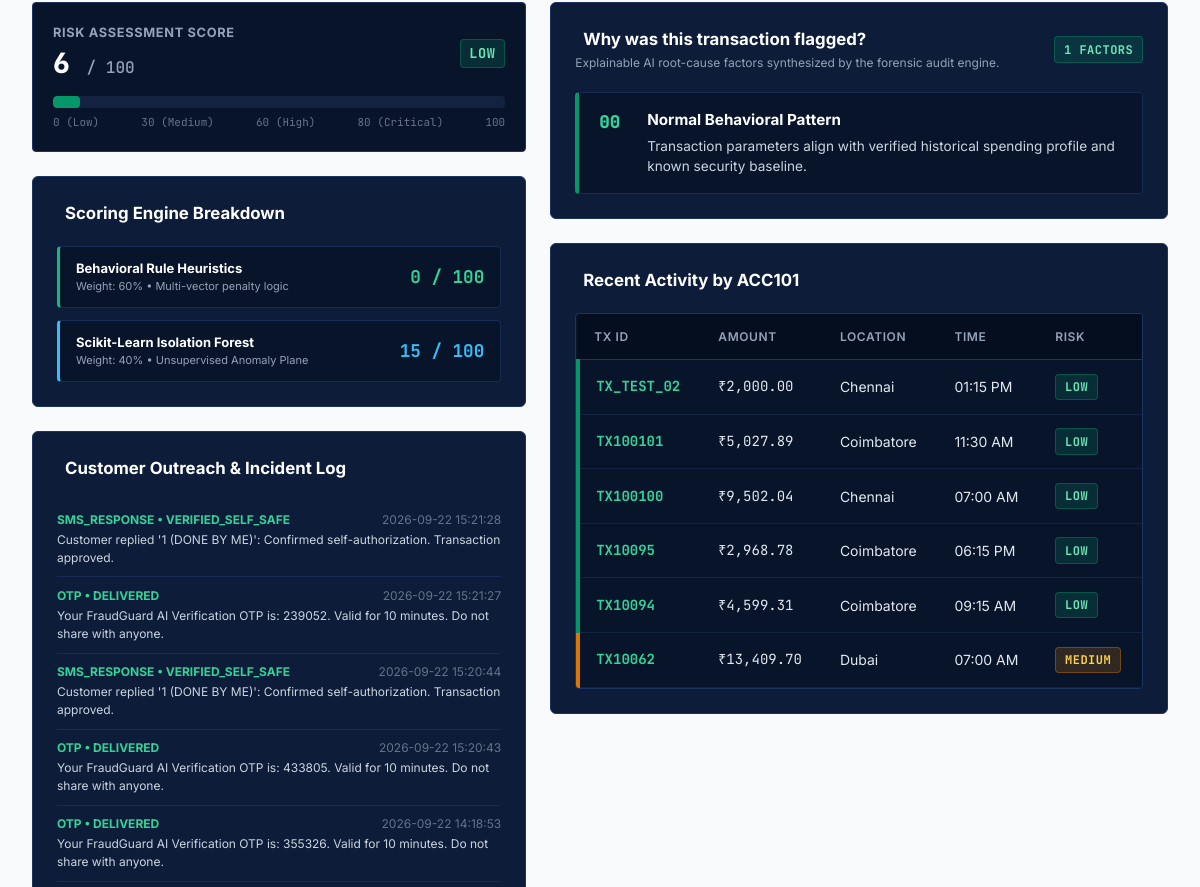
Page /transactions/TX_TEST_02 (signed in, middle part) on the earlier database version.
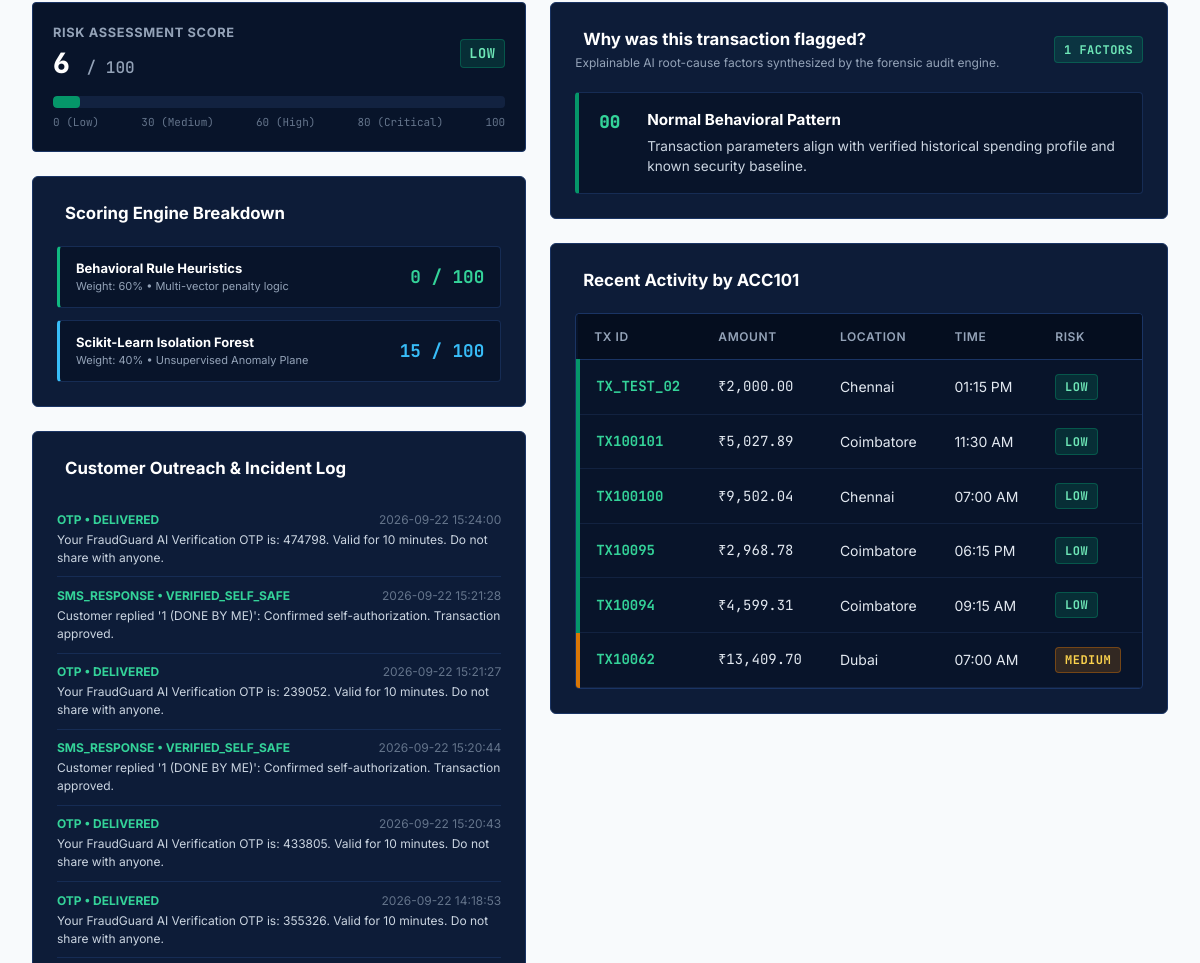
Same page on the later database version.
### tables this page shows
CREATE TABLE transactions (
            id INTEGER PRIMARY KEY AUTOINCREMENT,
            transaction_id TEXT UNIQUE NOT NULL,
            account_id TEXT NOT NULL,
            recipient_account_id TEXT,
            amount REAL NOT NULL,
            avg_amount REAL NOT NULL,
            location TEXT NOT NULL,
            time_str TEXT NOT NULL,
            device TEXT NOT NULL,
            new_device INTEGER DEFAULT 0,
            transactions_10min INTEGER DEFAULT 1,
            rule_score INTEGER DEFAULT 0,
            ml_score INTEGER DEFAULT 0,
            risk_score INTEGER DEFAULT 0,
            risk_level TEXT DEFAULT 'LOW',
            status TEXT DEFAULT 'NORMAL',
            flagged_reasons TEXT DEFAULT '[]',
            created_at TIMESTAMP DEFAULT CURRENT_TIMESTAMP
        );

CREATE TABLE customer_communications (
            id INTEGER PRIMARY KEY AUTOINCREMENT,
            account_id TEXT NOT NULL,
            transaction_id TEXT,
            type TEXT NOT NULL, -- CALL, SMS, WHATSAPP
            recipient_contact TEXT NOT NULL,
            message_content TEXT NOT NULL,
            status TEXT DEFAULT 'DELIVERED', -- SENT, DELIVERED, ANSWERED, CONFIRMED_FRAUD, CONFIRMED_SAFE
            response TEXT,
            created_at TIMESTAMP DEFAULT CURRENT_TIMESTAMP
        );

### app.py (the view)
@app.route('/transactions/<tx_id>')
@login_required
def transaction_details_view(tx_id):
    tx = get_transaction_by_id(tx_id)
    if not tx:
        flash(f'Transaction {tx_id} not found.', 'warning')
        return redirect(url_for('transactions_view'))
    account = get_account_profile(tx['account_id'])
    try:
        flagged_reasons = json.loads(tx['flagged_reasons']) if tx['flagged_reasons'] else []
    except Exception:
        flagged_reasons = []
    account_history = get_transactions_for_account(tx['account_id'])[:6]
    communications = get_communications_for_account(tx['account_id'])
    return render_template(
        'transaction_details.html',
        tx=tx,
        account=dict(account) if account else None,
        reasons=flagged_reasons,
        account_history=account_history,
        communications=communications
    )

### app.py (called while the page is built)
def login_required(f):
    @wraps(f)
    def decorated_function(*args, **kwargs):
        if 'user_id' not in session:
            if request.is_json or request.path.startswith('/api/'):
                return jsonify({'success': False, 'message': 'Authentication required. Please log in.'}), 401
            return redirect(url_for('login_view', next=request.url))
        return f(*args, **kwargs)
    return decorated_function

### database.py (called while the page is built)
def get_db_connection():
    os.makedirs(os.path.dirname(DB_PATH), exist_ok=True)
    conn = sqlite3.connect(DB_PATH, timeout=30.0)
    conn.row_factory = sqlite3.Row
    return conn

def get_account_profile(account_id):
    conn = get_db_connection()
    account = conn.execute('SELECT * FROM accounts WHERE account_id = ?', (account_id,)).fetchone()
    conn.close()
    return account

def get_communications_for_account(account_id):
    conn = get_db_connection()
    rows = conn.execute('SELECT * FROM customer_communications WHERE account_id = ? ORDER BY id DESC', (account_id,)).fetchall()
    conn.close()
    return [dict(r) for r in rows]

def get_transaction_by_id(tx_id):
    conn = get_db_connection()
    tx = conn.execute('SELECT * FROM transactions WHERE transaction_id = ? OR id = ?', (tx_id, tx_id)).fetchone()
    conn.close()
    return dict(tx) if tx else None

def get_transactions_for_account(account_id):
    conn = get_db_connection()
    rows = conn.execute('SELECT * FROM transactions WHERE account_id = ? OR recipient_account_id = ? ORDER BY id DESC', (account_id, account_id)).fetchall()
    conn.close()
    return [dict(r) for r in rows]

### templates/transaction_details.html (shortened to what this page needs)
{% extends "base.html" %}
{% block content %}
<div class="app-main-content">
    <div class="investigation-grid">
        <div>
            <div class="horizontal-risk-bar-container">
                <div class="risk-bar-meta">
                    <div>
                        <div style="font-size: 0.8rem; font-weight: 700; text-transform: uppercase; color: #94A3B8; letter-spacing: 0.05em;">
                            Risk Assessment Score
                        </div>
                        <div class="risk-score-display">
                            {{ tx.risk_score }} <span style="font-size: 1rem; color: #94A3B8; font-weight: 500;">/ 100</span>
                        </div>
                    </div>
                    <span class="risk-tag {{ tx.risk_level.lower() }}" style="font-size: 0.85rem;">
                        {{ tx.risk_level }}
                    </span>
                </div>
                <div class="risk-bar-track">
                    <div class="risk-bar-fill {{ tx.risk_level.lower() }}" style="width: {{ tx.risk_score }}%;"></div>
                </div>
                <div style="display: flex; justify-content: space-between; font-size: 11px; font-family: 'JetBrains Mono', monospace; color: #64748B; margin-top: 6px;">
                    <span>0 (Low)</span>
                    <span>30 (Medium)</span>
                    <span>60 (High)</span>
                    <span>80 (Critical)</span>
                    <span>100</span>
                </div>
            </div>
            <div class="panel-card" style="margin-bottom: 1.5rem;">
                <div class="panel-header">
                    <h3 class="panel-title">
                         Scoring Engine Breakdown
                    </h3>
                </div>
                <div style="display: flex; flex-direction: column; gap: 0.75rem;">
                    <div style="background: #08142A; border: 1px solid #162C54; border-left: 3px solid #10B981; border-radius: 4px; padding: 0.75rem 1rem; display: flex; justify-content: space-between; align-items: center;">
                        <div>
                            <div style="font-size: 13px; font-weight: 700; color: #FFFFFF;">Behavioral Rule Heuristics</div>
                            <div style="font-size: 11px; color: #94A3B8;">Weight: 60% &bull; Multi-vector penalty logic</div>
                        </div>
                        <span class="mono" style="font-size: 1.1rem; font-weight: 700; color: #34D399;">
                            {{ tx.rule_score }} / 100
                        </span>
                    </div>
                    <div style="background: #08142A; border: 1px solid #162C54; border-left: 3px solid #38BDF8; border-radius: 4px; padding: 0.75rem 1rem; display: flex; justify-content: space-between; align-items: center;">
                        <div>
                            <div style="font-size: 13px; font-weight: 700; color: #FFFFFF;">Scikit-Learn Isolation Forest</div>
                            <div style="font-size: 11px; color: #94A3B8;">Weight: 40% &bull; Unsupervised Anomaly Plane</div>
                        </div>
                        <span class="mono" style="font-size: 1.1rem; font-weight: 700; color: #38BDF8;">
                            {{ tx.ml_score }} / 100
                        </span>
                    </div>
                </div>
            </div>
            <div class="panel-card">
                <div class="panel-header">
                    <h3 class="panel-title">
                         Customer Outreach &amp; Incident Log
                    </h3>
                </div>
                <div style="font-size: 12px;">
                    {% for comm in communications %}
                    <div style="padding: 0.6rem 0; border-bottom: 1px solid #162C54;">
                        <div style="display: flex; justify-content: space-between; margin-bottom: 2px;">
                            <strong style="color: #34D399;">{{ comm.type }} &bull; {{ comm.status }}</strong>
                            <span style="color: #64748B;">{{ comm.created_at }}</span>
                        </div>
                        <div style="color: #CBD5E1;">{{ comm.message_content }}</div>
                    </div>
                    {% else %}
                    <div style="color: #94A3B8; padding: 0.5rem 0;">No prior customer outreach recorded for this account.</div>
                    {% endfor %}
                </div>
            </div>
        </div>
        <div>
            <div class="panel-card" style="margin-bottom: 1.5rem;">
                <div class="panel-header">
                    <div>
                        <h3 class="panel-title">
                             Why was this transaction flagged?
                        </h3>
                        <p style="font-size: 12px; color: #94A3B8; margin-top: 2px;">
                            Explainable AI root-cause factors synthesized by the forensic audit engine.
                        </p>
                    </div>
                    <span class="risk-tag {% if tx.risk_score >= 61 %}high{% else %}low{% endif %}">
                        {{ reasons|length }} FACTORS
                    </span>
                </div>
                <div class="explainable-reason-list">
                    {% for reason in reasons %}
                    <div class="reason-rect-row {{ reason.severity.lower() if reason.severity else 'high' }}">
                        <span class="reason-index-code">{{ reason.code }}</span>
                        <div>
                            <div class="reason-title">{{ reason.title }}</div>
                            <div class="reason-desc">{{ reason.description }}</div>
                        </div>
                    </div>
                    {% endfor %}
                </div>
            </div>
            <div class="panel-card">
                <div class="panel-header">
                    <h3 class="panel-title">
                         Recent Activity by {{ tx.account_id }}
                    </h3>
                </div>
                <div class="table-responsive-container">
                    <table class="fraud-table">
                        <thead>
                            <tr>
                                <th>Tx ID</th>
                                <th>Amount</th>
                                <th>Location</th>
                                <th>Time</th>
                                <th>Risk</th>
                            </tr>
                        </thead>
                        <tbody>
                            {% for hist in account_history %}
                            <tr class="risk-{{ hist.risk_level.lower() }}">
                                <td class="mono" style="font-weight: 700; color: #34D399;">{{ hist.transaction_id }}</td>
                                <td class="mono">₹{{ "{:,.2f}".format(hist.amount) }}</td>
                                <td>{{ hist.location }}</td>
                                <td>{{ hist.time_str }}</td>
                                <td><span class="risk-tag {{ hist.risk_level.lower() }}">{{ hist.risk_level }}</span></td>
                            </tr>
                            {% endfor %}
                        </tbody>
                    </table>
                </div>
            </div>
        </div>
    </div>
</div>
{% endblock %}

### templates/base.html (shortened to what this page needs)
<!DOCTYPE html>
<html lang="en">
<head>
    <link rel="stylesheet" href="https://cdn.jsdelivr.net/npm/lucide-static@0.321.0/font/lucide.min.css">
    <link rel="stylesheet" href="{{ url_for('static', filename='css/style.css') }}">
</head>
<body class="{% if session.get('user_id') %}dark-mode{% endif %}">
    <main>
        {% block content %}{% endblock %}
    </main>
</body>
</html>

### static/css/style.css (style rules this page uses)
:root { --navy-dark: #071224; --navy-surface: #0E1E38; --navy-card: #13274A; --navy-border: #1E3A68; --blue-primary: #1D4ED8; --blue-hover: #1E40AF; --blue-light: #EFF6FF; --blue-subtle: #DBEAFE; --blue-accent: #38BDF8; --emerald-primary: #059669; --emerald-accent: #10B981; --emerald-light: #ECFDF5; --emerald-dark: #064E3B; --emerald-border: #6EE7B7; --teal-accent: #0D9488; --teal-light: #CCFBF1; --teal-dark: #115E59; --off-white: #F8FAFC; --cream-surface: #F0FDF4; --gray-subtle: #E2E8F0; --gray-muted: #64748B; --gray-dark: #334155; --text-main: #0F172A; --text-light: #F1F5F9; --text-muted: #94A3B8; --risk-critical: #DC2626; --risk-critical-bg: #FEF2F2; --risk-high: #EA580C; --risk-high-bg: #FFF7ED; --risk-medium: #D97706; --risk-medium-bg: #FFFBEB; --risk-low: #059669; --risk-low-bg: #ECFDF5; --radius-xs: 2px; --radius-sm: 4px; --radius-md: 6px; --radius-lg: 8px; --shadow-sm: 0 1px 2px 0 rgba(0, 0, 0, 0.05); --shadow-md: 0 4px 6px -1px rgba(0, 0, 0, 0.1), 0 2px 4px -1px rgba(0, 0, 0, 0.06); --shadow-lg: 0 10px 15px -3px rgba(0, 0, 0, 0.15), 0 4px 6px -2px rgba(0, 0, 0, 0.05); }
* { box-sizing: border-box; margin: 0; padding: 0; }
body { font-family: 'Inter', -apple-system, BlinkMacSystemFont, 'Segoe UI', Roboto, sans-serif; color: var(--text-main); background-color: var(--off-white); line-height: 1.5; -webkit-font-smoothing: antialiased; }
code, pre, .mono { font-family: 'JetBrains Mono', monospace; }
.app-main-content { flex: 1; padding: 2rem; max-width: 1440px; margin: 0 auto; width: 100%; }
.panel-card { background: #0D1C38; border: 1px solid #1A3464; border-radius: var(--radius-md); padding: 1.5rem; }
.panel-header { display: flex; justify-content: space-between; align-items: center; margin-bottom: 1.25rem; }
.panel-title { font-size: 1.05rem; font-weight: 700; color: #FFFFFF; display: flex; align-items: center; gap: 0.5rem; }
.table-responsive-container { overflow-x: auto; border: 1px solid #1A3464; border-radius: var(--radius-sm); background: #08142A; }
.fraud-table { width: 100%; border-collapse: collapse; text-align: left; font-size: 0.875rem; }
.fraud-table th { background: #050E1F; color: #94A3B8; font-weight: 600; font-size: 0.75rem; text-transform: uppercase; letter-spacing: 0.05em; padding: 0.85rem 1rem; border-bottom: 1px solid #1A3464; white-space: nowrap; }
.fraud-table td { padding: 0.85rem 1rem; border-bottom: 1px solid #122240; color: #E2E8F0; white-space: nowrap; }
.fraud-table tr.risk-medium td:first-child { border-left: 4px solid var(--risk-medium); }
.fraud-table tr.risk-low td:first-child { border-left: 4px solid var(--risk-low); }
.risk-tag { display: inline-block; padding: 0.2rem 0.55rem; font-size: 0.75rem; font-weight: 700; letter-spacing: 0.04em; border-radius: var(--radius-sm); border: 1px solid transparent; font-family: 'JetBrains Mono', monospace; }
.risk-tag.medium { background: rgba(217, 119, 6, 0.2); color: #FCD34D; border-color: rgba(217, 119, 6, 0.4); }
.risk-tag.low, .risk-tag.active { background: rgba(5, 150, 105, 0.2); color: #6EE7B7; border-color: rgba(5, 150, 105, 0.4); }
.investigation-grid { display: grid; grid-template-columns: 1fr 1.25fr; gap: 1.5rem; }
.horizontal-risk-bar-container { background: #08142A; border: 1px solid #1A3464; border-radius: var(--radius-sm); padding: 1.25rem; margin-bottom: 1.5rem; }
.risk-bar-meta { display: flex; justify-content: space-between; align-items: center; margin-bottom: 0.75rem; }
.risk-score-display { font-family: 'JetBrains Mono', monospace; font-size: 1.75rem; font-weight: 800; color: #FFFFFF; }
.risk-bar-track { height: 12px; background: #122240; border-radius: var(--radius-sm); overflow: hidden; position: relative; }
.risk-bar-fill { height: 100%; border-radius: var(--radius-sm); transition: width 0.6s cubic-bezier(0.4, 0, 0.2, 1); }
.risk-bar-fill.low { background: var(--risk-low); }
.explainable-reason-list { display: flex; flex-direction: column; gap: 0.85rem; }
.reason-rect-row { display: flex; gap: 1.25rem; background: #08142A; border: 1px solid #162C54; border-left: 4px solid #10B981; border-radius: var(--radius-sm); padding: 1rem 1.25rem; align-items: flex-start; }
.reason-rect-row.low { border-left-color: var(--risk-low); }
.reason-index-code { font-family: 'JetBrains Mono', monospace; font-size: 1.1rem; font-weight: 800; color: #34D399; min-width: 28px; }
.reason-title { font-size: 0.95rem; font-weight: 700; color: #FFFFFF; margin-bottom: 0.25rem; }
.reason-desc { font-size: 0.85rem; color: #CBD5E1; line-height: 1.5; }

Differences in the rows shown:
added customer_communications: type "OTP", status "DELIVERED", created_at "2026-09-22 15:24:00", message_content "Your FraudGuard AI Verification OTP is: 474798. Valid for 10 minutes. Do not share with anyone."
